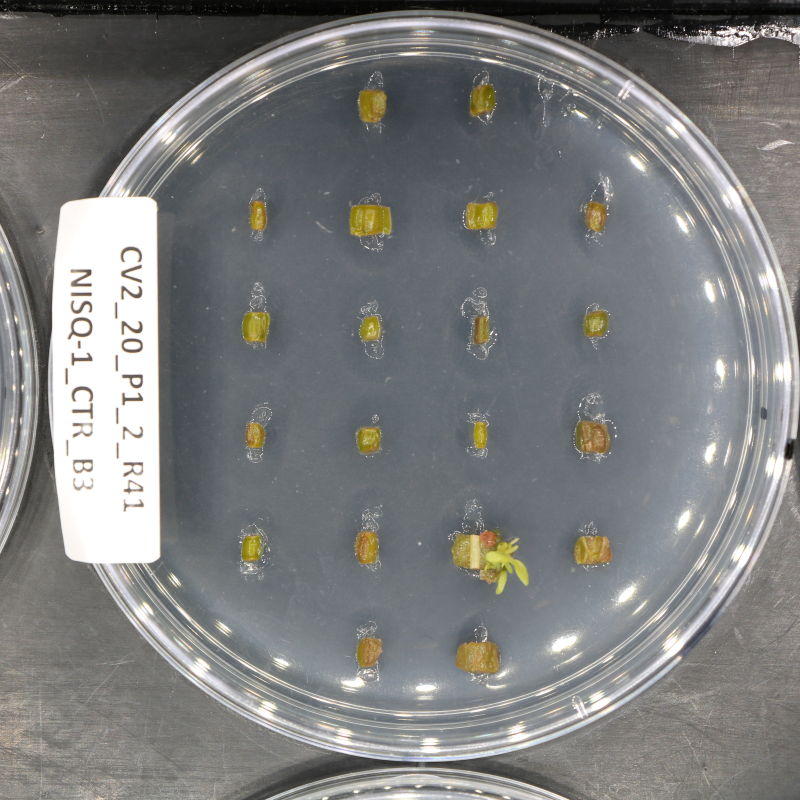
#> input picture Alignment_testing/CV2_F1.9_I5.0_L100_cyan_234342_19_2_5_rgb.jpg, 4000 x 4000 px (shown at 1/5 size)
$ python -i expand.py   (imports and definitions only)
#> lines starting #> are read from the running program, lines starting #| are printed output that depends on the picture
import os
import math
from PIL import Image
from skimage.io import imread
import numpy as np
import sys
import PIL


class_color = [[0,   0, 0], # 0-background
               [128, 0, 0], # 1-stem
               [0, 0, 128], # 2-callus
               [0, 128, 0], # 3-shoot
               [255, 192, 203], # 4-root
               [254, 255, 25] # 5-necrosis+contamination
                          ]
idx_palette = np.reshape(np.asarray(class_color), (-1))

def expand2square(pil_img, background_color):
    # https://note.nkmk.me/en/python-pillow-add-margin-expand-canvas/
    width, height = pil_img.size
    if width == height:
        return pil_img
    elif width > height:
        result = Image.new(pil_img.mode, (width, width), background_color)
        result.paste(pil_img, (0, (width - height) // 2))
        return result
    else:
        result = Image.new(pil_img.mode, (height, height), background_color)
        result.paste(pil_img, ((height - width) // 2, 0))
        return result

def pad_image(file_path):
    if '.png' in file_path:
        file_in = imread(file_path, pilmode='P')
        file_in = Image.fromarray(file_in).convert("P")
    if '.jpg' in file_path:
        x = "RGB"
        file_in = Image.open(file_path).convert(x)
#> file_in is the input picture: PIL image 4000x4000 RGB; mean R, G, B 125.2, 126.2, 125.5

    print('Reading file ' + str(file_path))

    expanded_img = expand2square(pil_img = file_in, background_color=0)

    # if not os.path.exists('resized'):
    #     os.makedirs('resized') # https://www.tutorialspoint.com/How-can-I-create-a-directory-if-it-does-not-exist-using-Python

    img_out_path = file_path.replace('segment_cropped', 'segment_uncropped')
    filterim = PIL.Image.BICUBIC if '.png' not in file_path else PIL.Image.NEAREST
    expanded_img = expanded_img.resize((4000,4000), resample=filterim)

    print('Writing file ' + str(img_out_path))
    expanded_img = expanded_img.rotate(180, expand=True, resample=PIL.Image.NEAREST)
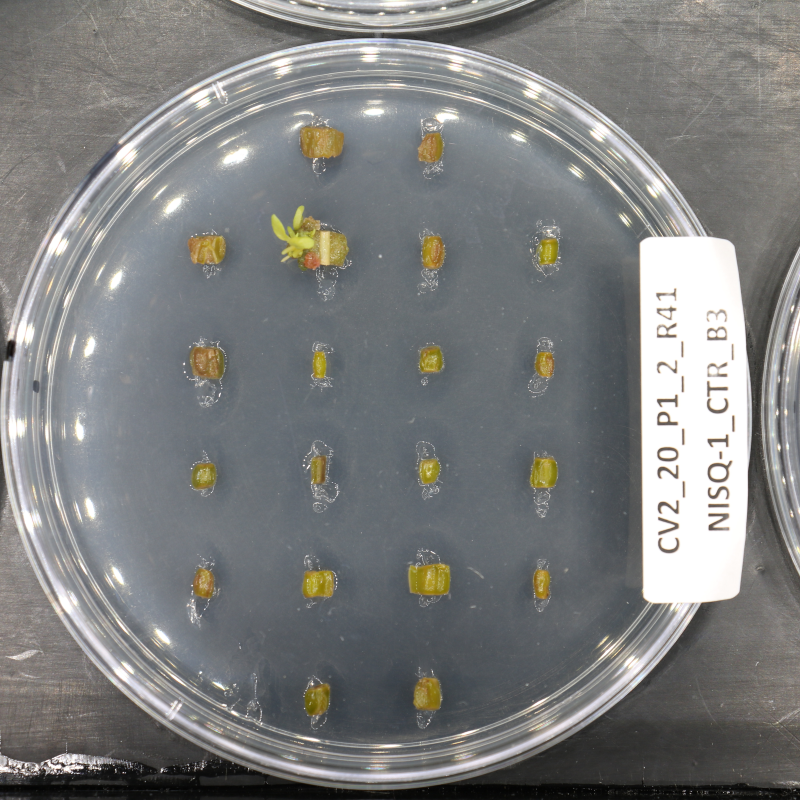
#> expanded_img: PIL image 4000x4000 RGB (shown at 1/5 size); mean R, G, B 125.2, 126.2, 125.5
    ########## WE ARE ROTATING IMAGES 180deg here because NN wants label on bottom and alignment homography matrix currently used wants them on top
    if file_path.endswith((".png")):
        print("put palette")
        #expanded_img=expanded_img.convert("P")
        expanded_img.putpalette(list(idx_palette))

    expanded_img.save(img_out_path)

def expandloop(wd):
    file_list = os.listdir(wd)
    os.chdir(wd)
    print('Working in directory' + str(wd))
    file_list = [x for x in file_list if '_cropped.png' in x]
    print('Number of files: ' + str(len(file_list)))
    #print(file_list)
    #return(None)
    for file in file_list:
        pad_image(file)

def main():
    expandloop(sys.argv[1])
    #pad_image(sys.argv[1])

# [2 lines not run here, left out]

>>> result = pad_image('Alignment_testing/CV2_F1.9_I5.0_L100_cyan_234342_19_2_5_rgb.jpg')

$ run again, on Alignment_testing/GWO1_I2.0_F1.9_L80_103527_1_0_1_rgb.jpg
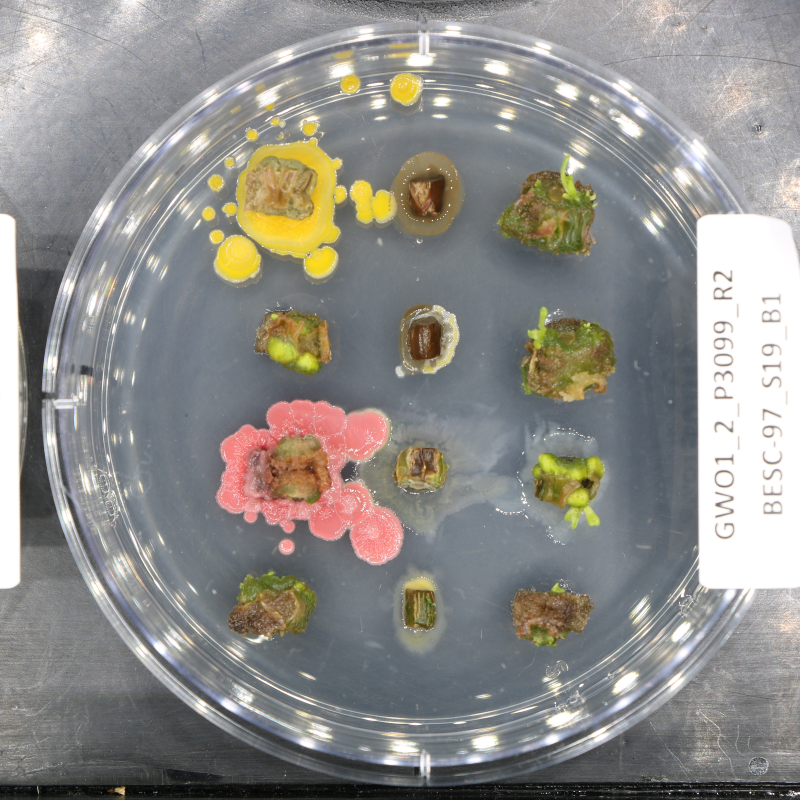
#> input picture Alignment_testing/GWO1_I2.0_F1.9_L80_103527_1_0_1_rgb.jpg, 4000 x 4000 px (shown at 1/5 size)
#> in pad_image, file_in is the input picture: PIL image 4000x4000 RGB; mean R, G, B 142.7, 141.1, 137.2
#> in pad_image, `expanded_img = expanded_img.rotate(180, expand=True, resample=PIL.Imag..`:
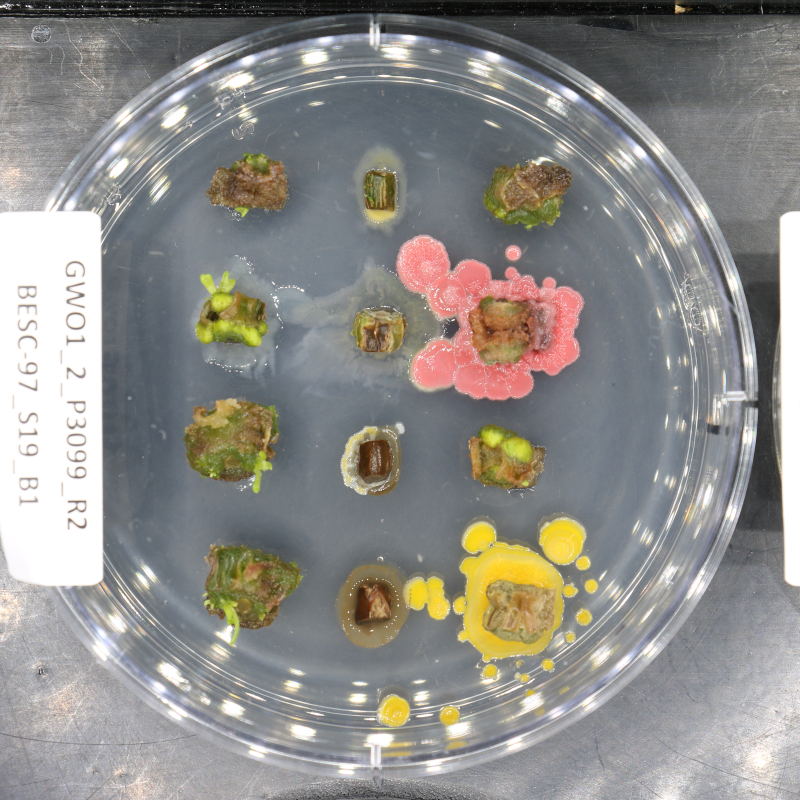
#> expanded_img: PIL image 4000x4000 RGB (shown at 1/5 size); mean R, G, B 142.7, 141.1, 137.2

$ run again, on Alignment_testing/GWO1_I2.0_F1.9_L80_103704_3_0_4_rgb.jpg
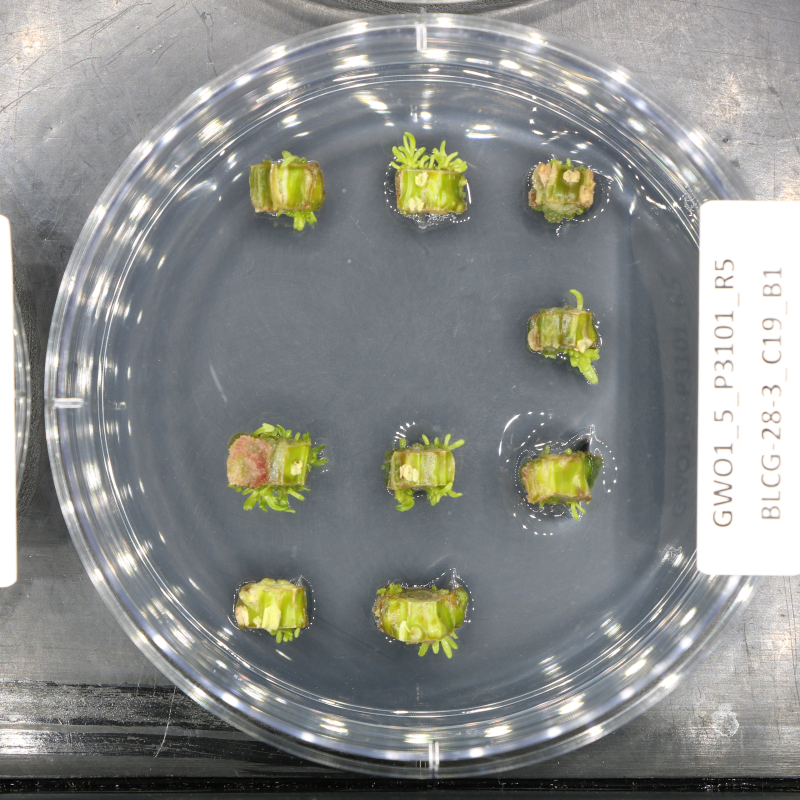
#> input picture Alignment_testing/GWO1_I2.0_F1.9_L80_103704_3_0_4_rgb.jpg, 4000 x 4000 px (shown at 1/5 size)
#> in pad_image, file_in is the input picture: PIL image 4000x4000 RGB; mean R, G, B 137.8, 140, 137
#> in pad_image, `expanded_img = expanded_img.rotate(180, expand=True, resample=PIL.Imag..`:
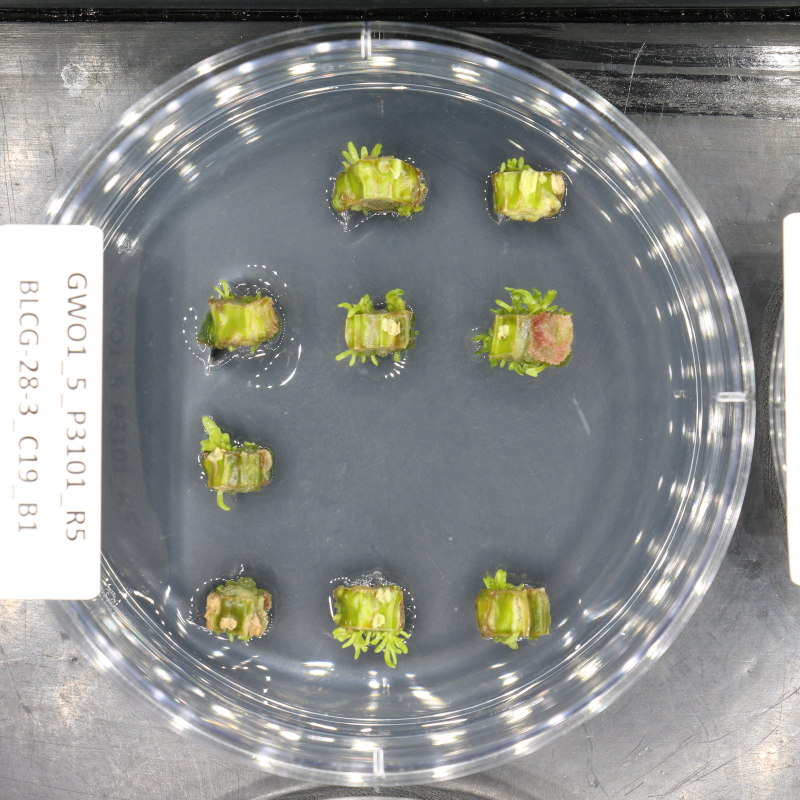
#> expanded_img: PIL image 4000x4000 RGB (shown at 1/5 size); mean R, G, B 137.8, 140, 137

$ run again, on Alignment_testing/GWO1_I2.0_F1.9_L80_103755_4_0_5_rgb.jpg
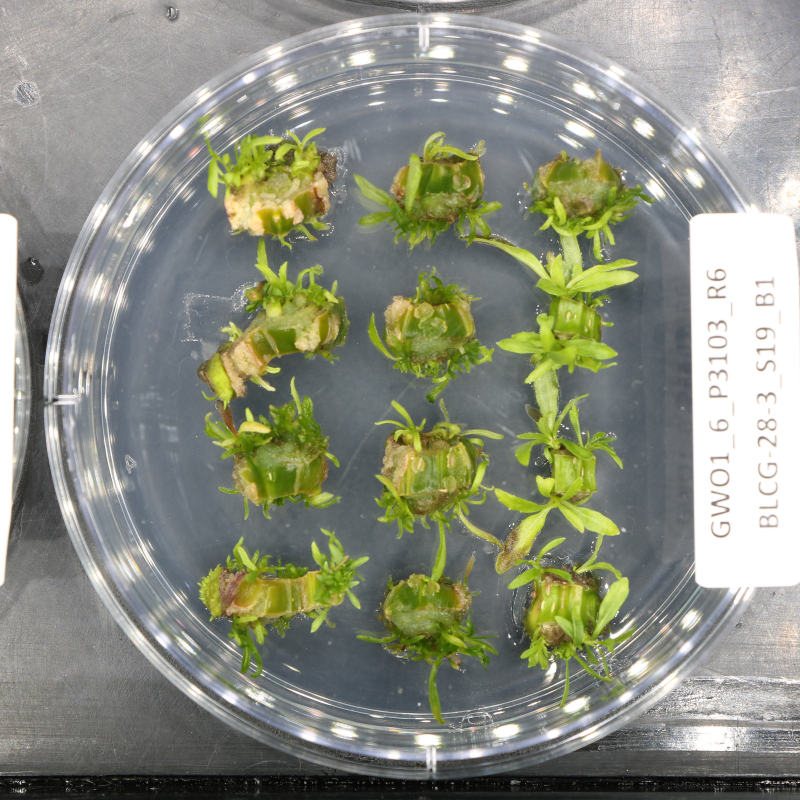
#> input picture Alignment_testing/GWO1_I2.0_F1.9_L80_103755_4_0_5_rgb.jpg, 4000 x 4000 px (shown at 1/5 size)
#> in pad_image, file_in is the input picture: PIL image 4000x4000 RGB; mean R, G, B 138.9, 142.1, 126.6
#> in pad_image, `expanded_img = expanded_img.rotate(180, expand=True, resample=PIL.Imag..`:
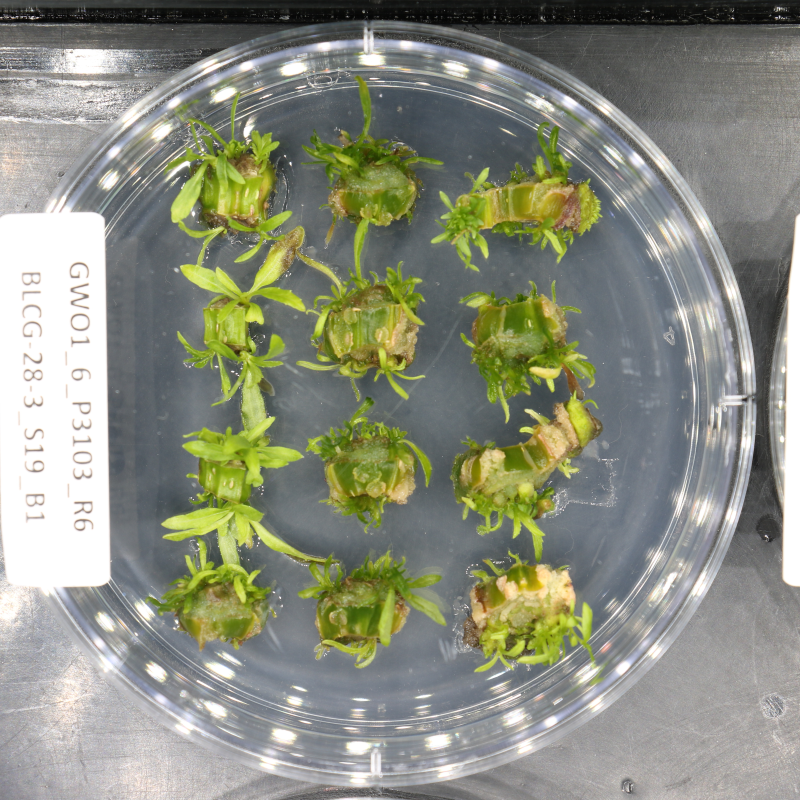
#> expanded_img: PIL image 4000x4000 RGB (shown at 1/5 size); mean R, G, B 138.9, 142.1, 126.6
